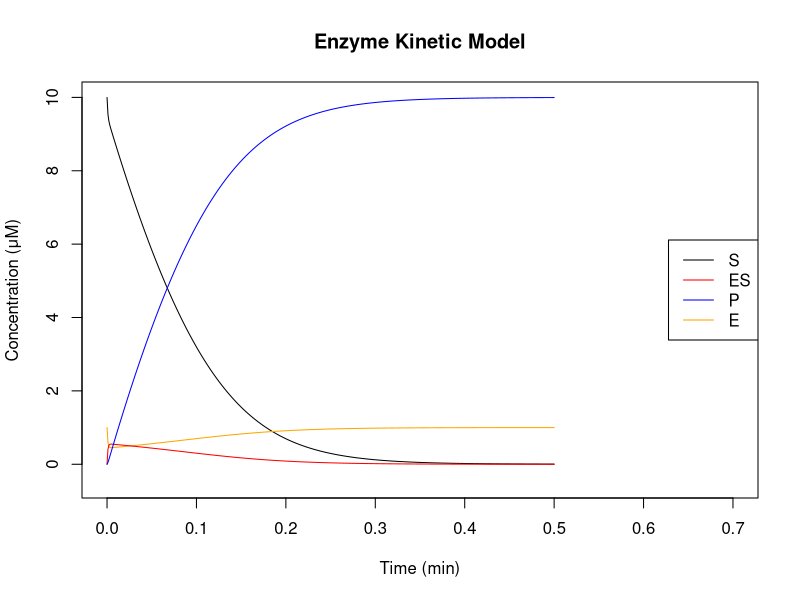
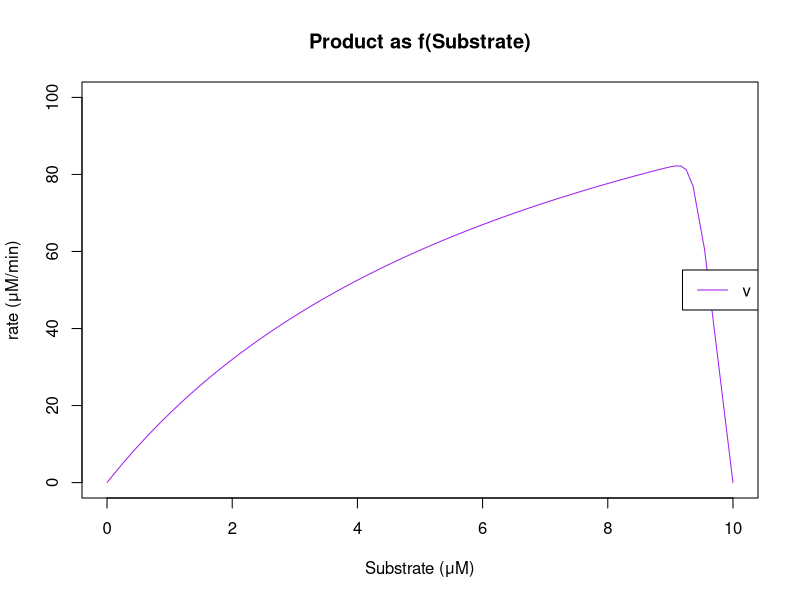

Here is the R script that generated these plots, in order:
#initial starting concentrations and k constant values
y0 <- c(1, 10, 0, 0, 0) 
start_c <- c(100, 600, 150)

#function that contains equation to be solved, 4x equation and parameters - k1,k2,k3
f <- function(t, y, start_c) {
  
  #k constants
  k1 <- start_c[1] #uM/min
  k2 <- start_c[2] #uM/min
  k3 <- start_c[3] #uM/min
  
  #concentations
  E <- y[1] #uM
  S <- y[2] #uM
  ES <- y[3] #uM
  P <- y[4] #uM
  
  #derived mass law equations
  dEdt <- -k1*E*S + k2*ES + k3*ES
  dSdt <- -k1*E*S + k2*ES
  dESdt <- k1*E*S - k2*ES - k3*ES
  dPdt <- k3*ES
  
  #expressing v as a function of dP/dS
  #dPdt <- k3*ES, sub/w dESdt <- k1*E*S - k2*ES - k3*ES
  v <- k3*(k1*E*S - k2*ES - k3*ES)
  return(list(c(dEdt, dSdt, dESdt, dPdt, v)))
  
}

#total number of steps (y-axis time) and step size (step size = dt), n_steps = total number of steps for calculation
dt <- 0.001
n_steps <- 500

#start blank array (stored as y)
y <- matrix(0, nrow = n_steps + 1, ncol = 5)
t <- numeric(n_steps + 1)  #t in minutes
y[1,] <- y0 #start position to initial starting concentration defined above
t[1] <- 0 #t in minutes, start at 0
colnames(y) <- c("E", "S", "ES", "P", "v")

#calculation with steps in loop
for (i in 1:n_steps) {
  #find k1
  k1 <- f(t[i], y[i,], start_c) #function(x0+1, y0+1, start conc.)
  #find k2 using k1
  k2 <- f(t[i] + 0.5*dt, y[i,] + 0.5*dt*k1[[1]], start_c) #function(x0+1, y0+1, start conc.)
  #find k3 using k2
  k3 <- f(t[i] + 0.5*dt, y[i,] + 0.5*dt*k2[[1]], start_c)
  #find k4 using k3
  k4 <- f(t[i] + dt, y[i,] + dt*k3[[1]], start_c)
  #average of the gradients
  y[i+1,] <- y[i,] + dt*(k1[[1]] + 2*k2[[1]] + 2*k3[[1]] + k4[[1]])/6
  #tn <- +1 to time
  t[i+1] <- t[i] + dt
  
}

#Plot values (stored as y, against t (time))
plot(t, y[,2], type="l", xlab="Time (min)", ylab="Concentration (μM)", main="Enzyme Kinetic Model", ylim=(c(-0.5, 10)), xlim=(c(-0, 0.7)))
lines(t, y[,1], col="orange") #E
lines(t, y[,3], col="red") #ES
lines(t, y[,4], col="blue") #P
legend("right", legend=c("S", "ES", "P", "E"), col=c("black", "red", "blue", "orange"), lty=1)

#plot v as f[S]
plot(y[,2], y[,5], col="purple", type="l", xlab="Substrate (μM)", ylab="rate (μM/min)", main="Product as f(Substrate)", ylim=(c(0, 100)), xlim=(c(-0, 10)))
legend("right", legend=c("v"), col=c("purple"), lty=1)
Vmax <- max(y[,5])
Vmax_Sindex <- match(Vmax, y[,5])
Vmax_S <- y[Vmax_Sindex,2]
paste("Vmax is", Vmax, "uM/min when [S] is at", Vmax_S, "uM")
